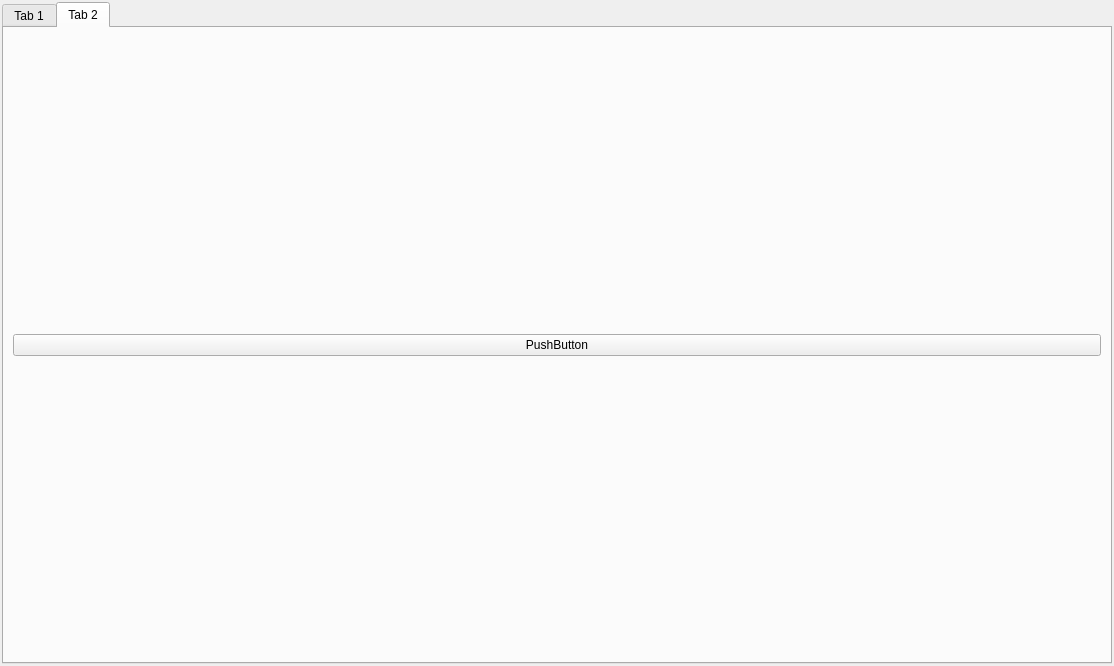
<?xml version="1.0" encoding="UTF-8"?>
<ui version="4.0">
 <class>Form</class>
 <widget class="QWidget" name="Form">
  <property name="geometry">
   <rect>
    <x>0</x>
    <y>0</y>
    <width>1114</width>
    <height>666</height>
   </rect>
  </property>
  <property name="windowTitle">
   <string>Form</string>
  </property>
  <layout class="QHBoxLayout" name="horizontalLayout">
   <property name="spacing">
    <number>2</number>
   </property>
   <property name="leftMargin">
    <number>2</number>
   </property>
   <property name="topMargin">
    <number>2</number>
   </property>
   <property name="rightMargin">
    <number>2</number>
   </property>
   <property name="bottomMargin">
    <number>2</number>
   </property>
   <item>
    <widget class="QTabWidget" name="tabWidget">
     <property name="currentIndex">
      <number>1</number>
     </property>
     <widget class="QWidget" name="tab">
      <attribute name="title">
       <string>Tab 1</string>
      </attribute>
      <layout class="QVBoxLayout" name="verticalLayout">
       <property name="spacing">
        <number>2</number>
       </property>
       <property name="leftMargin">
        <number>2</number>
       </property>
       <property name="topMargin">
        <number>2</number>
       </property>
       <property name="rightMargin">
        <number>2</number>
       </property>
       <property name="bottomMargin">
        <number>2</number>
       </property>
       <item>
        <widget class="QPushButton" name="pushButton">
         <property name="text">
          <string>PushButton</string>
         </property>
        </widget>
       </item>
      </layout>
     </widget>
     <widget class="QWidget" name="tab_2">
      <attribute name="title">
       <string>Tab 2</string>
      </attribute>
      <layout class="QVBoxLayout" name="verticalLayout_2">
       <item>
        <widget class="QPushButton" name="pushButton_2">
         <property name="text">
          <string>PushButton</string>
         </property>
        </widget>
       </item>
      </layout>
     </widget>
    </widget>
   </item>
  </layout>
 </widget>
 <resources/>
 <connections/>
</ui>
